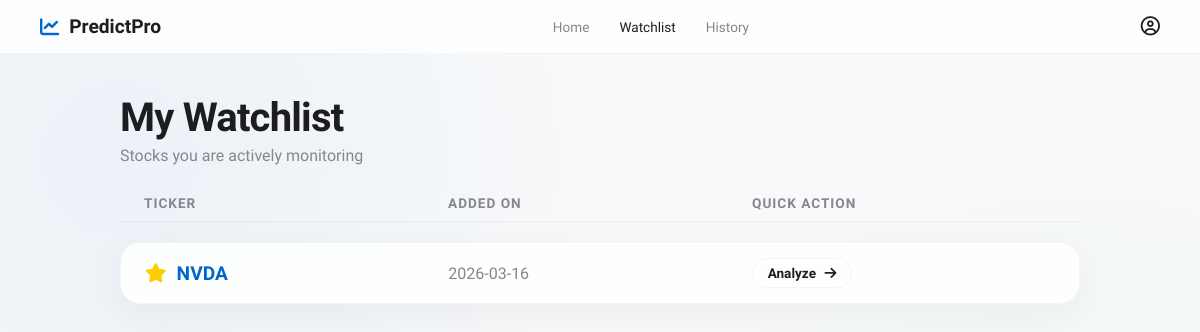
/watchlist, run on an earlier commit of the app's database.
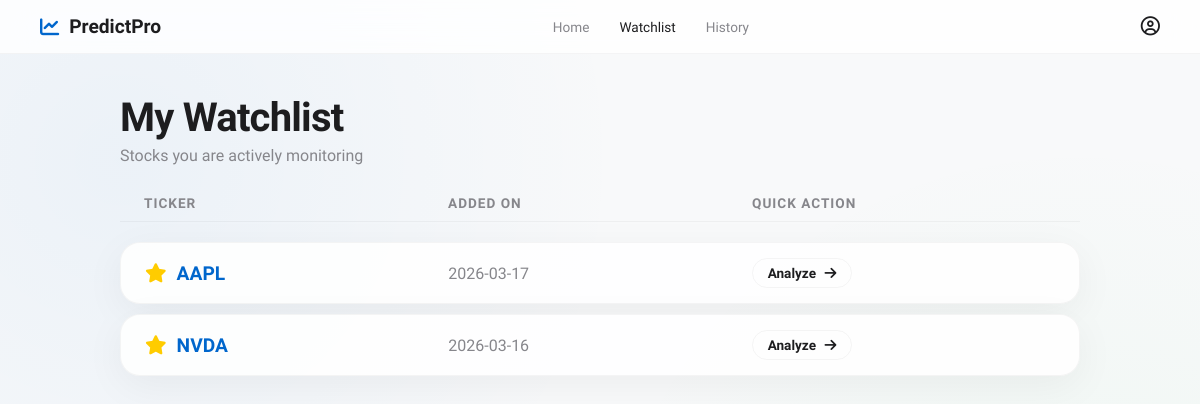
And on a later commit of the database.
### database.py (models this page shows)
class BaseModel(Model):
    class Meta:
        database = db

class WatchlistItem(BaseModel):
    ticker = CharField(unique=True)
    added_at = DateTimeField(default=datetime.now)

### app.py (the view)
@app.route('/watchlist')
def watchlist():
    db.connect(reuse_if_open=True)
    items = WatchlistItem.select().order_by(WatchlistItem.added_at.desc())
    watchlist_data = [{"ticker": item.ticker, "added": item.added_at.strftime('%Y-%m-%d')} for item in items]
    db.close()
    return render_template('watchlist.html', items=watchlist_data)

### templates/watchlist.html (shortened to what this page needs)
<!DOCTYPE html>
<html lang="en">
<head>
    <link rel="stylesheet" href="{{ url_for('static', filename='style.css') }}">
    <link rel="stylesheet" href="https://cdnjs.cloudflare.com/ajax/libs/font-awesome/6.4.0/css/all.min.css">
</head>
<body>
    <nav class="navbar">
        <div class="nav-logo" style="color: var(--accent-blue); display: flex; align-items: center; gap: 10px;">
            <i class="fa-solid fa-chart-line"></i>
            <span style="font-weight: 700; font-size: 1.2rem; color: var(--text-primary);">PredictPro</span>
        </div>
        <div class="nav-links">
            <a href="/">Home</a>
            <a href="/watchlist" class="active">Watchlist</a>
            <a href="/history">History</a>
        </div>
        <div class="nav-profile"><i class="fa-regular fa-user-circle"></i></div>
    </nav>
    <main class="page-container fade-in">
        <h1 class="page-title">My Watchlist</h1>
        <p class="page-subtitle">Stocks you are actively monitoring</p>
        {% if items %}
            <div class="grid-table">
                <div class="grid-header">
                    <div>Ticker</div>
                    <div>Added On</div>
                    <div>Quick Action</div>
                </div>
                {% for item in items %}
                    <div class="grid-row glass-widget">
                        <div style="font-weight: 700; font-size: 1.2rem; color: var(--accent-blue);">
                            <i class="fa-solid fa-star" style="color: #ffcc00; margin-right: 10px;"></i>{{ item.ticker }}
                        </div>
                        <div style="color: var(--text-secondary);">{{ item.added }}</div>
                        <div>
                            <a href="/?ticker={{ item.ticker }}" style="text-decoration: none;">
                                <button class="secondary-btn" style="padding: 6px 15px; font-size: 0.85rem;">
                                    Analyze <i class="fa-solid fa-arrow-right" style="margin-left: 5px;"></i>
                                </button>
                            </a>
                        </div>
                    </div>
                {% endfor %}
            </div>
        {% endif %}
    </main>
</body>
</html>

What changed in the data, as far as the page shows it:
added WatchlistItem: ticker "AAPL", added "2026-03-17"
